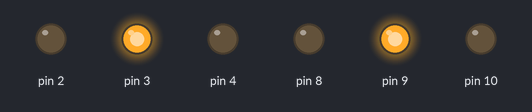
Recording of a sketch running on a simulated Arduino Mega 2560, built with avr-gcc and run on an emulated ATmega2560. Shown: output pins drawn as LEDs (lit = HIGH).

Above: at 0.1 s.
At 2.75 s:
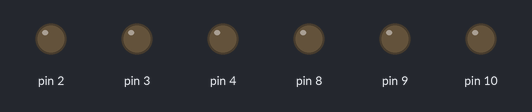
At 8.1 s:
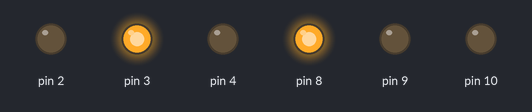
At 13.1 s:
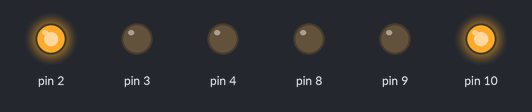
At 23.1 s:
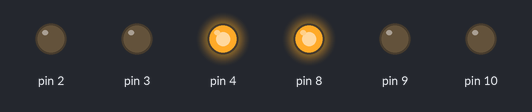
At 38.1 s:
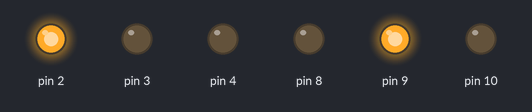
Timing chart, 0 to 39.6 s (numbered marks = the images above):
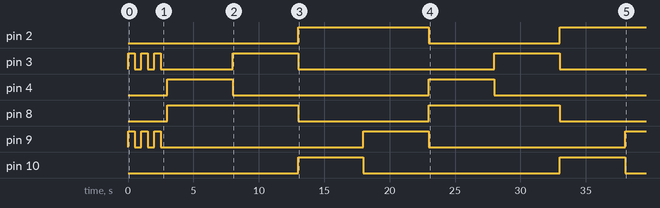

Measured:
- by itself, pin 2: LOW → HIGH at 13.0 s, → LOW 10.0 s later, → HIGH 10.0 s later
- by itself, pin 3: HIGH → LOW at 0.50 s, → HIGH 0.50 s later, → LOW 0.50 s later, → HIGH 0.50 s later, … (9 changes in this stretch)
- by itself, pin 4, pin 10: alternates HIGH for 5.0 s and LOW for 15.0 s
- by itself, pin 8: alternates HIGH for 10.0 s and LOW for 10.0 s
- by itself, pin 9: HIGH → LOW at 0.50 s, → HIGH 0.50 s later, → LOW 0.50 s later, → HIGH 0.50 s later, … (8 changes in this stretch)

The sketch:

parteb.ino
```cpp
// Práctica 2 parte b: Semaforo con maquina de estados
#include <Controllino.h>

// Definiciones para estado de salida
#define ENCENDIDO HIGH  // Nivel alto: LED encendido
#define APAGADO   LOW   // Nivel bajo: LED apagado

// Variables para temporización
unsigned long t_previo    = 0;  // Último instante registrado (ms)
unsigned long t_actual    = 0;  // Tiempo actual (ms)
int           duracion    = 0;  // Duración del estado actual (ms)

// Variables para fase de inicio
int cont_inicio     = 0;         // Contador de parpadeos inicial
int estadoAmarillo  = LOW;       // Estado actual del amarillo en INICIO

// Estructura para representar un semáforo (verde, amarillo, rojo)
struct Semaforo {
  int verde;
  int amarillo;
  int rojo;
};

// Instancias de dos semáforos con pines asignados
Semaforo Semaforo1 = { CONTROLLINO_D2, CONTROLLINO_D1, CONTROLLINO_D0 };
Semaforo Semaforo2 = { CONTROLLINO_D8, CONTROLLINO_D7, CONTROLLINO_D6 };

// Definición de estados de la máquina
typedef enum {
  INICIO,
  VERDE_1,
  AMARILLO_1,
  VERDE_2,
  AMARILLO_2
} estados_t;

estados_t estado_actual;  // Estado actual de la máquina

// -----------------------------------------------------------------------------
// setup(): Configura pines y arranca en el estado INICIO
// -----------------------------------------------------------------------------
void setup() {
  Serial.begin(9600);  // Inicializa comunicación serial (opcional)

  // Configura pines de Semaforo1 como salida
  pinMode(Semaforo1.verde, OUTPUT);
  pinMode(Semaforo1.amarillo, OUTPUT);
  pinMode(Semaforo1.rojo, OUTPUT);

  // Configura pines de Semaforo2 como salida
  pinMode(Semaforo2.verde, OUTPUT);
  pinMode(Semaforo2.amarillo, OUTPUT);
  pinMode(Semaforo2.rojo, OUTPUT);

  // Inicia en el estado INICIO
  cambiar_estado(INICIO);
}

// -----------------------------------------------------------------------------
// loop(): Control de la máquina de estados según temporización
// -----------------------------------------------------------------------------
void loop() {
  t_actual = millis();  // Actualiza tiempo actual

  // Si ha transcurrido la duración del estado, pasamos al siguiente
  if (t_actual - t_previo >= duracion) {
    switch (estado_actual) {
      case INICIO:
        // Parpadea amarillo 5 veces antes de pasar a VERDE_1
        if (cont_inicio >= 5) {
          cambiar_estado(VERDE_1);
        } else {
          cont_inicio++;
          cambiar_estado(INICIO);
        }
        break;

      case VERDE_1:
        cambiar_estado(AMARILLO_1);
        break;

      case AMARILLO_1:
        cambiar_estado(VERDE_2);
        break;

      case VERDE_2:
        cambiar_estado(AMARILLO_2);
        break;

      case AMARILLO_2:
        cambiar_estado(VERDE_1);
        break;
    }
  }
}

// -----------------------------------------------------------------------------
// cambiar_estado(): Apaga semáforos, actualiza estado y configura LEDs/duración
// -----------------------------------------------------------------------------
void cambiar_estado(estados_t estado_nuevo) {
  apagarSemaforos();       // Apaga todos los LEDs primero
  t_previo = t_actual;     // Reinicia temporizador
  estado_actual = estado_nuevo;

  switch (estado_actual) {
    case INICIO:
      // Alterna amarillo en ambos semáforos
      estadoAmarillo = (estadoAmarillo == LOW) ? HIGH : LOW;
      digitalWrite(Semaforo1.amarillo, estadoAmarillo);
      digitalWrite(Semaforo2.amarillo, estadoAmarillo);
      duracion = 500;  // 500 ms para parpadeo inicial
      break;

    case VERDE_1:
      // Semaforo1 en verde, Semaforo2 en rojo
      digitalWrite(Semaforo1.verde, ENCENDIDO);
      digitalWrite(Semaforo2.rojo, ENCENDIDO);
      duracion = 5000;  // 5 s
      break;

    case AMARILLO_1:
      // Semaforo1 en amarillo, Semaforo2 en rojo
      digitalWrite(Semaforo1.amarillo, ENCENDIDO);
      digitalWrite(Semaforo2.rojo, ENCENDIDO);
      duracion = 5000;
      break;

    case VERDE_2:
      // Semaforo1 en rojo, Semaforo2 en verde
      digitalWrite(Semaforo1.rojo, ENCENDIDO);
      digitalWrite(Semaforo2.verde, ENCENDIDO);
      duracion = 5000;
      break;

    case AMARILLO_2:
      // Semaforo1 en rojo, Semaforo2 en amarillo
      digitalWrite(Semaforo1.rojo, ENCENDIDO);
      digitalWrite(Semaforo2.amarillo, ENCENDIDO);
      duracion = 5000;
      break;

    default:
      // Sin acción para estados no definidos
      break;
  }
}

// -----------------------------------------------------------------------------
// apagarSemaforos(): Apaga todos los LEDs de ambos semáforos
// -----------------------------------------------------------------------------
void apagarSemaforos() {
  // Semaforo1
  digitalWrite(Semaforo1.verde,    APAGADO);
  digitalWrite(Semaforo1.amarillo, APAGADO);
  digitalWrite(Semaforo1.rojo,     APAGADO);

  // Semaforo2
  digitalWrite(Semaforo2.verde,    APAGADO);
  digitalWrite(Semaforo2.amarillo, APAGADO);
  digitalWrite(Semaforo2.rojo,     APAGADO);
}
```
